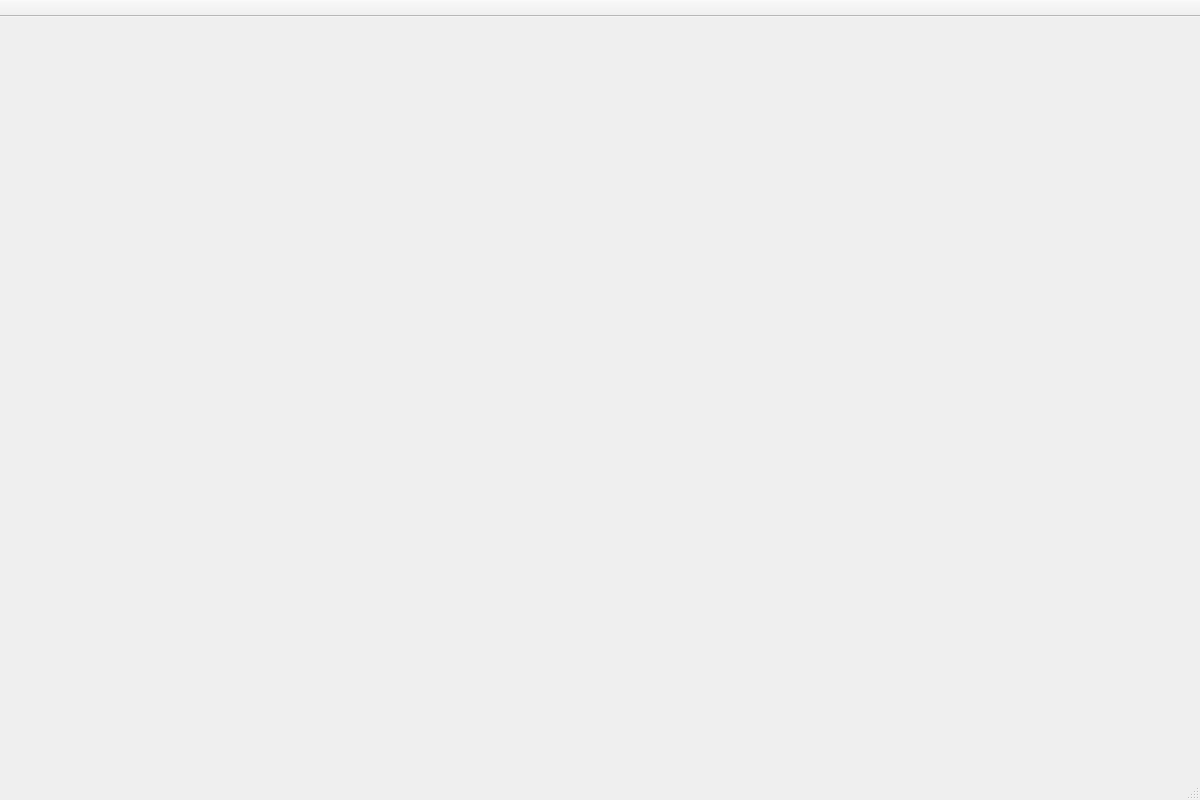
<?xml version="1.0" encoding="UTF-8"?>
<ui version="4.0">
 <class>PowerSlideClass</class>
 <widget class="QMainWindow" name="PowerSlideClass">
  <property name="geometry">
   <rect>
    <x>0</x>
    <y>0</y>
    <width>1200</width>
    <height>800</height>
   </rect>
  </property>
  <property name="minimumSize">
   <size>
    <width>1200</width>
    <height>800</height>
   </size>
  </property>
  <property name="windowTitle">
   <string>PowerSlide</string>
  </property>
  <property name="autoFillBackground">
   <bool>false</bool>
  </property>
  <widget class="QWidget" name="centralWidget">
   <layout class="QVBoxLayout" name="verticalLayout_2">
    <item>
     <layout class="QVBoxLayout" name="verticalLayout">
      <property name="spacing">
       <number>0</number>
      </property>
      <item>
       <layout class="QHBoxLayout" name="horizontalLayout">
        <property name="spacing">
         <number>0</number>
        </property>
        <property name="bottomMargin">
         <number>6</number>
        </property>
        <item>
         <widget class="QScrollArea" name="scrollArea">
          <property name="frameShape">
           <enum>QFrame::NoFrame</enum>
          </property>
          <property name="widgetResizable">
           <bool>true</bool>
          </property>
          <widget class="QWidget" name="scrollAreaWidgetContents">
           <property name="geometry">
            <rect>
             <x>0</x>
             <y>0</y>
             <width>1178</width>
             <height>720</height>
            </rect>
           </property>
           <layout class="QVBoxLayout" name="verticalLayout_3">
            <property name="spacing">
             <number>0</number>
            </property>
            <property name="leftMargin">
             <number>0</number>
            </property>
            <property name="topMargin">
             <number>0</number>
            </property>
            <property name="rightMargin">
             <number>0</number>
            </property>
            <property name="bottomMargin">
             <number>0</number>
            </property>
            <item>
             <layout class="QHBoxLayout" name="scrollAreaHorizontalLayout">
              <property name="spacing">
               <number>0</number>
              </property>
              <property name="bottomMargin">
               <number>0</number>
              </property>
             </layout>
            </item>
           </layout>
          </widget>
         </widget>
        </item>
       </layout>
      </item>
     </layout>
    </item>
   </layout>
  </widget>
  <widget class="QMenuBar" name="menuBar">
   <property name="geometry">
    <rect>
     <x>0</x>
     <y>0</y>
     <width>1200</width>
     <height>21</height>
    </rect>
   </property>
  </widget>
  <widget class="QToolBar" name="mainToolBar">
   <property name="layoutDirection">
    <enum>Qt::LeftToRight</enum>
   </property>
   <property name="autoFillBackground">
    <bool>false</bool>
   </property>
   <property name="movable">
    <bool>false</bool>
   </property>
   <property name="floatable">
    <bool>true</bool>
   </property>
   <attribute name="toolBarArea">
    <enum>TopToolBarArea</enum>
   </attribute>
   <attribute name="toolBarBreak">
    <bool>false</bool>
   </attribute>
  </widget>
  <widget class="QStatusBar" name="statusBar"/>
 </widget>
 <layoutdefault spacing="6" margin="11"/>
 <resources>
  <include location="PowerSlide.qrc"/>
 </resources>
 <connections/>
</ui>
